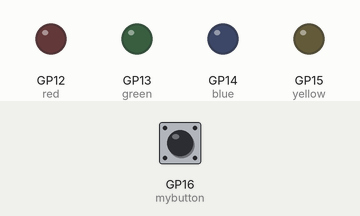
Recording of a program running on a simulated Raspberry Pi Pico running MicroPython. Parts: output pins drawn as LEDs (lit = HIGH). Dashed ring = blinking. The inputs (shaded band) are chosen by the test bench; at power-on: GP16 (mybutton) HIGH.

Above: at 1.2 s.
1.3 s: GP16 (mybutton) pulled LOW for 0.15 s
At 1.55 s:
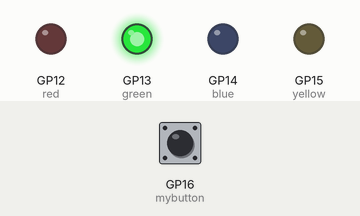
At 1.95 s:
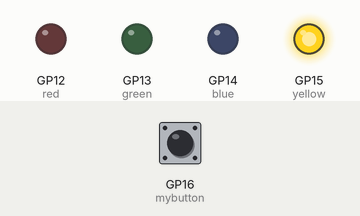
4.3 s: GP16 (mybutton) pulled LOW for 3.2 s
At 4.75 s:
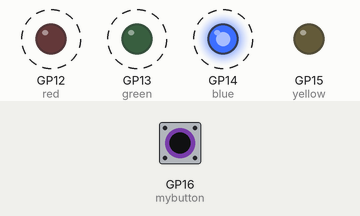
Timing chart, 0 to 8.9 s (numbered marks = the images above; inputs shaded):
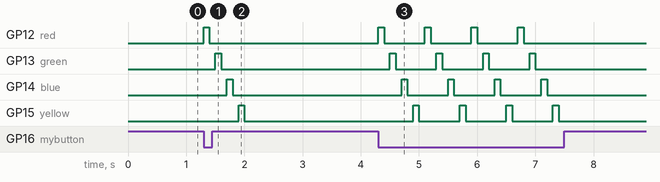

The program:

led_blnk_push_button.py
```python
from machine import Pin
from time import sleep
but_pin=16
mybutton=Pin(but_pin,Pin.IN,Pin.PULL_UP)
red=Pin(12,Pin.OUT)
green=Pin(13,Pin.OUT)
blue=Pin(14,Pin.OUT)
yellow=Pin(15,Pin.OUT)

while True:
    if mybutton.value()==0:
       red.value(1)
       sleep(.1)
       red.value(0)
       sleep(.1)
       green.value(1)
       sleep(.1)
       green.value(0)
       sleep(.1)
       blue.value(1)
       sleep(.1)
       blue.value(0)
       sleep(.1)
       yellow.value(1)
       sleep(.1)
       yellow.value(0)
       sleep(.1)
    
```

Measured:
- after the input at 1.3 s, GP12 (red): LOW → HIGH at once, → LOW 0.10 s later; GP13 (green): LOW → HIGH after 0.20 s, → LOW 0.10 s later; GP14 (blue): LOW → HIGH after 0.40 s, → LOW 0.10 s later; GP15 (yellow): LOW → HIGH after 0.60 s, → LOW 0.10 s later
- after the input at 4.3 s, GP12 (red): alternates HIGH for 0.10 s and LOW for 0.70 s, 8 changes in all, then stays LOW, starting at once; GP13 (green): alternates HIGH for 0.10 s and LOW for 0.70 s, 8 changes in all, then stays LOW, starting after 0.20 s
